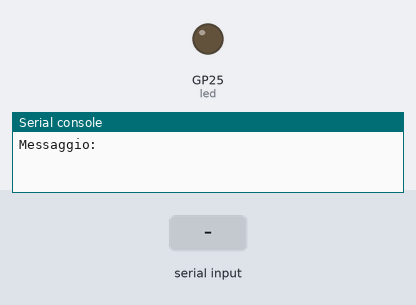
A program run on a simulated Raspberry Pi Pico running MicroPython. Shown: output pins drawn as LEDs (lit = HIGH), the last lines printed to the serial console. The inputs (shaded band) are chosen by the test bench.

Above: at 1.2 s.
1.3 s: "a" typed at the serial console, then Enter
At 2.1 s:
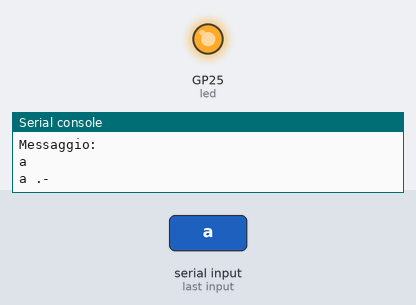
5.3 s: "b" typed at the serial console, then Enter
At 8.4 s:
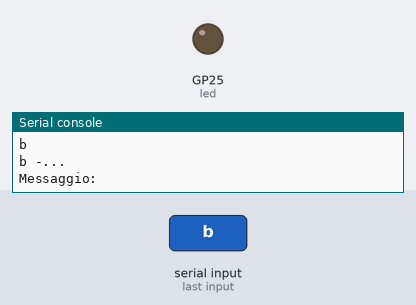
Timing chart, 0 to 9.9 s (numbered marks = the images above; inputs shaded):
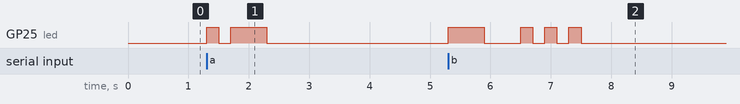

Measured:
- after the input at 1.3 s, GP25 (led): LOW → HIGH at once, → LOW 0.20 s later, → HIGH 0.20 s later, → LOW 0.60 s later
- after the input at 5.3 s, GP25 (led): LOW → HIGH at once, → LOW 0.60 s later, → HIGH 0.60 s later, → LOW 0.20 s later, … (8 changes in this stretch)

The program:

05_05_morse_complete.py
```python
from machine import Pin
from utime import sleep

led = Pin('LED', Pin.OUT)

durata_punto = 0.2
durata_linea = durata_punto * 3
intervallo = durata_punto * 7

durate = {'.' : durata_punto, '-' : durata_linea}

codici = {
    'a' : '.-',   'b' : '-...',  'c' : '-.-.',
    'd' : '-..',  'e' : '.',     'f' : '..-.',
    'g' : '--.',  'h' : '....',  'i' : '..',
    'j' : '.---', 'k' : '-.-',   'l' : '.-..',
    'm' : '--',   'n' : '-.',    'o' : '---',
    'p' : '.--.', 'q' : '--.-',  'r' : '.-.',
    's' : '...',  't' : '-',     'u' : '..-',
    'v' : '...-', 'w' : '.--',   'x' : '-..-',
    'y' : '-.--', 'z' : '--..'
}

def send_pulse(punti_e_linee):
    if punti_e_linee == '.':
        ritardo = durata_punto
    else:
        ritardo = durata_linea
    led.on()
    sleep(ritardo)
    led.off()
    sleep(ritardo)

def send_morse_for(caratttere):
    if carattere == ' ':
        sleep(intervallo)
    else:
        punti_e_linee = codici.get(carattere.lower())
        if punti_e_linee:
            print(carattere + ' ' + punti_e_linee)
            for impulso in punti_e_linee:
                send_pulse(impulso)
            sleep(durata_linea)
        else:
            print('carattere sconosciuto: ' + carattere)


while True:
    testo = input('Messaggio: ')
    for carattere in testo:
        send_morse_for(carattere)
```
